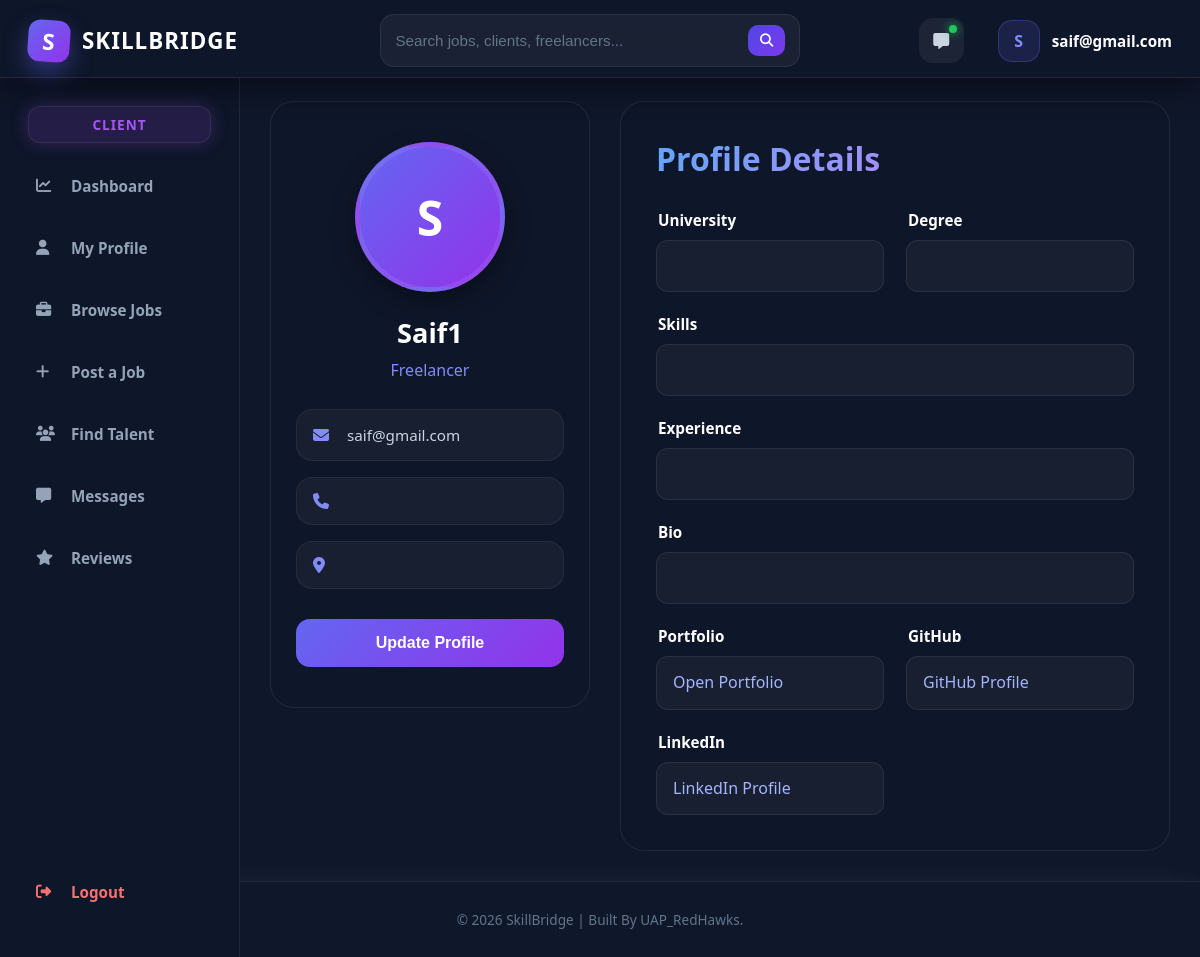
Screenshot of /users/freelancer-profile/ (signed in) with the database file from the repository.
### users/models.py (models this page shows, shortened)
class FreelancerProfile(models.Model):
    user = models.ForeignKey(User, on_delete=models.CASCADE)
    name = models.CharField(max_length=200)
    email = models.EmailField(unique=True)
    phone = models.CharField(max_length=20)
    address = models.TextField()
    universityname = models.CharField(max_length=200, blank=True)
    degree = models.CharField(max_length=200, blank=True)
    skills = models.TextField()
    experience = models.TextField(blank=True)
    bio = models.TextField(blank=True)
    portfolio_link = models.URLField(blank=True)
    githublink = models.URLField(blank=True)
    linkedinlink = models.URLField(blank=True)
    profileimage = models.ImageField(upload_to='profiles/', blank=True, null=True)
    resume = models.FileField(upload_to='resumes/', blank=True, null=True)
    nidnumber = models.CharField(max_length=50)
    createdat = models.DateTimeField(auto_now_add=True)

### users/views.py (the view, shortened to what this page needs)
# urls.py: path('freelancer-profile/',views.freelancer_profile,name='freelancerprofile'),
@login_required
def freelancer_profile(request):
    profile = FreelancerProfile.objects.get(user=request.user)
    return render(request, 'users/freelancerprofile.html', {
        'profile': profile,
        'role': 'freelancer'
    })

### templates/users/freelancerprofile.html (shortened to what this page needs)
{% extends 'core/base.html' %}
{% load static %}
{% block extra_css %}
<link rel="stylesheet" href="{% static 'css/user/freelancerprofile.css' %}">
<link rel="stylesheet" href="https://cdnjs.cloudflare.com/ajax/libs/font-awesome/6.5.1/css/all.min.css">
{% endblock %}
{% block content %}
<div class="profile-page">
    <div class="profile-left">
        <div class="profile-card">
            <div class="profile-image">
                {% if profile.profileimage %}
                    <img src="{{ profile.profileimage.url }}" alt="">
                {% else %}
                    <div class="default-avatar">
                        {{ profile.name|slice:":1" }}
                    </div>
                {% endif %}
            </div>
            <h2>{{ profile.name }}</h2>
            <p class="profile-role">
                Freelancer
            </p>
            <div class="short-info">
                <div class="info-item">
                    <i class="fas fa-envelope"></i>
                    <span>{{ profile.email }}</span>
                </div>
                <div class="info-item">
                    <i class="fas fa-phone"></i>
                </div>
                <div class="info-item">
                    <i class="fas fa-location-dot"></i>
                </div>
            </div>
            <button class="update-btn" onclick="openModal()">
                Update Profile
            </button>
        </div>
    </div>
    <div class="profile-right">
        <div class="details-card">
            <div class="card-title">
                <h3>Profile Details</h3>
            </div>
            <div class="details-grid">
    <div class="detail-box">
        <span class="detail-label">University</span>
        <div class="detail-value">{{ profile.universityname }}</div>
    </div>
    <div class="detail-box">
        <span class="detail-label">Degree</span>
        <div class="detail-value">{{ profile.degree }}</div>
    </div>
    <div class="detail-box full">
        <span class="detail-label">Skills</span>
        <div class="detail-value">{{ profile.skills }}</div>
    </div>
    <div class="detail-box full">
        <span class="detail-label">Experience</span>
        <div class="detail-value">{{ profile.experience }}</div>
    </div>
    <div class="detail-box full">
        <span class="detail-label">Bio</span>
        <div class="detail-value">{{ profile.bio }}</div>
    </div>
    <div class="detail-box">
        <span class="detail-label">Portfolio</span>
        <div class="detail-value">
            <a href="{{ profile.portfolio_link }}" target="_blank">
                Open Portfolio
            </a>
        </div>
    </div>
    <div class="detail-box">
        <span class="detail-label">GitHub</span>
        <div class="detail-value">
            <a href="{{ profile.githublink }}" target="_blank">
                GitHub Profile
            </a>
        </div>
    </div>
    <div class="detail-box">
        <span class="detail-label">LinkedIn</span>
        <div class="detail-value">
            <a href="{{ profile.linkedinlink }}" target="_blank">
                LinkedIn Profile
            </a>
        </div>
    </div>
</div>
        </div>
    </div>
</div>
{% endblock %}

### templates/core/base.html (shortened to what this page needs)
{% load static %}
<!DOCTYPE html>
<html lang="en">
  <head>
    <link rel="stylesheet" href="https://cdnjs.cloudflare.com/ajax/libs/font-awesome/6.0.0/css/all.min.css" />
    <link rel="stylesheet" href="{% static 'css/core/base.css' %}" />
    {% block extra_css %}
    {% endblock %}
  </head>
  <body>
    <nav class="navbar">
      <div class="nav-container">
        <div class="nav-left">
          <a href="/" class="brand-logo"><div class="logo-box">S</div>SKILLBRIDGE</a>
          {% if user.is_authenticated %}
            <div class="nav-search">
              <form method="GET" action="{% url 'search' %}" class="search-form">
                <input type="text" name="q" placeholder="Search jobs, clients, freelancers..." />
                <button type="submit"><i class="fas fa-search"></i></button>
              </form>
            </div>
          {% endif %}
        </div>
        <div class="nav-right">
          {% if user.is_authenticated %}
            <a href="#" class="message-btn"><i class="fas fa-message"></i></a>
            <div class="user-info">
              <div class="user-avatar">{{ user.username.0|upper }}</div>
              <span class="user-name">{{ user.username }}</span>
            </div>
          {% else %}
            <div class="auth-desktop">
              <a href="{% url 'login' %}" class="btn-login">Login</a>
              <a href="{% url 'signup' %}" class="btn-signup">Sign Up</a>
            </div>
          {% endif %}
        </div>
      </div>
    </nav>
    {% if user.is_authenticated %}
      <div class="dashboard-layout">
        {% with current=request.path %}
          <aside class="sidebar">
            {% if request.session.role == 'freelancer' %}
              <div class="role-badge freelancer">Freelancer</div>
              <a href="{% url 'freelencerdashboard' %}" class="sidebar-item {% if request.resolver_match.url_name == 'freelencerdashboard' %}active{% endif %}"><i class="fas fa-chart-line"></i>Dashboard</a>
              <a href="{% url 'freelancerprofile' %}" class="sidebar-item {% if request.resolver_match.url_name == 'freelancerprofile' %}active{% endif %}"><i class="fas fa-user"></i>My Profile</a>
              <a href="{% url 'job_list' %}" class="sidebar-item {% if request.resolver_match.url_name == 'job_list' %}active{% endif %}"><i class="fas fa-briefcase"></i>Browse Jobs</a>
              <a href="{% url 'my_applications' %}" class="sidebar-item {% if request.resolver_match.url_name == 'my_applications' %}active{% endif %}"><i class="fas fa-file"></i>My Applications</a>
              <a href="{% url 'saved_jobs' %}" class="sidebar-item {% if request.resolver_match.url_name == 'saved_jobs' %}active{% endif %}"><i class="fas fa-bookmark"></i>Saved Jobs</a>
              <a href="#" class="sidebar-item"><i class="fas fa-message"></i>Messages</a>
              <a href="{% url 'frereview' %}" class="sidebar-item {% if request.resolver_match.url_name == 'frereview' %}active{% endif %}"><i class="fas fa-star"></i>Reviews</a>
            {% else %}
              <div class="role-badge client">Client</div>
              <a href="{% url 'clientdashboard' %}" class="sidebar-item {% if request.resolver_match.url_name == 'clientdashboard' %}active{% endif %}"><i class="fas fa-chart-line"></i>Dashboard</a>
              <a href="{% url 'clientprofile' %}" class="sidebar-item {% if request.resolver_match.url_name == 'clientprofile' %}active{% endif %}"><i class="fas fa-user"></i>My Profile</a>
              <a href="{% url 'job_list' %}" class="sidebar-item {% if request.resolver_match.url_name == 'job_list' %}active{% endif %}"><i class="fas fa-briefcase"></i>Browse Jobs</a>
              <a href="{% url 'post_job' %}" class="sidebar-item {% if request.resolver_match.url_name == 'post_job' %}active{% endif %}"><i class="fas fa-plus"></i>Post a Job</a>
              <a href="{% url 'findtalents' %}" class="sidebar-item {% if request.resolver_match.url_name == 'findtalents' %}active{% endif %}"><i class="fas fa-users"></i>Find Talent</a>
              <a href="#" class="sidebar-item"><i class="fas fa-message"></i>Messages</a>
              <a href="{% url 'frereview' %}" class="sidebar-item {% if request.resolver_match.url_name == 'frereview' %}active{% endif %}"><i class="fas fa-star"></i> Reviews</a>
            {% endif %}
            <a href="{% url 'logout' %}" class="sidebar-item logout-sidebar"><i class="fas fa-right-from-bracket"></i>Logout</a>
          </aside>
        {% endwith %}
        <main class="dashboard-content">
          {% block content %}
          {% endblock %}
        </main>
      </div>
    {% else %}
      <main class="main-wrapper">
        {% block guest_content %}
        {% endblock %}
      </main>
    {% endif %}
    <footer class="footer">
      <div class="footer-content">&copy; 2026 SkillBridge | Built By UAP_RedHawks.</div>
    </footer>
  </body>
</html>

### static/css/user/freelancerprofile.css (style rules this page uses)
.profile-page { width: 100%; display: grid; grid-template-columns: 320px 1fr; gap: 30px; align-items: start; }
.profile-left { width: 100%; }
.profile-card { background: rgba(15, 23, 42, 0.96); border: 1px solid rgba(255,255,255,0.08); border-radius: 24px; padding: 40px 25px; position: sticky; top: 100px; display: flex; flex-direction: column; align-items: center; text-align: center; }
.profile-image { width: 150px; height: 150px; margin-bottom: 22px; display: flex; align-items: center; justify-content: center; }
.profile-image img, .default-avatar { width: 100%; height: 100%; border-radius: 50%; object-fit: cover; border: 5px solid rgba(255,255,255,0.08); box-shadow: 0 10px 25px rgba(0,0,0,0.35); }
.default-avatar { background: linear-gradient(135deg,#6366f1,#9333ea); display: flex; align-items: center; justify-content: center; font-size: 3rem; font-weight: 700; color: white; }
.profile-card h2 { color: white; margin-bottom: 8px; font-size: 1.7rem; }
.profile-role { color: #818cf8; margin-bottom: 28px; font-size: 1rem; font-weight: 500; }
.short-info { width: 100%; display: flex; flex-direction: column; gap: 16px; margin-bottom: 30px; }
.info-item { width: 100%; display: flex; align-items: center; gap: 14px; background: rgba(255,255,255,0.04); border: 1px solid rgba(255,255,255,0.06); padding: 15px 16px; border-radius: 16px; color: #cbd5e1; text-align: left; }
.info-item i { width: 20px; color: #818cf8; font-size: 1rem; }
.info-item span { flex: 1; word-break: break-word; font-size: 0.95rem; }
.update-btn { width: 100%; border: none; padding: 15px; border-radius: 14px; background: linear-gradient(135deg,#6366f1,#9333ea); color: white; font-weight: 700; font-size: 1rem; cursor: pointer; transition: 0.3s; }
.profile-right { width: 100%; }
.details-card { background: rgba(15, 23, 42, 0.96); border: 1px solid rgba(255,255,255,0.08); border-radius: 24px; padding: 35px; }
.card-title h3 { font-size: 2rem; margin-bottom: 30px; background: linear-gradient(135deg,#60a5fa,#e879f9); -webkit-background-clip: text; -webkit-text-fill-color: transparent; }
.details-grid { display: grid; grid-template-columns: repeat(2,1fr); gap: 22px; }
.detail-box { display: flex; flex-direction: column; gap: 10px; }
.detail-box.full { grid-column: span 2; }
.detail-label { color: white; font-size: 0.95rem; font-weight: 600; margin-left: 2px; }
.detail-value { background: rgba(255,255,255,0.04); border: 1px solid rgba(255,255,255,0.08); border-radius: 12px; padding: 13px 16px; color: #cbd5e1; min-height: 52px; display: flex; align-items: center; line-height: 1.6; word-break: break-word; }
.detail-value a { color: #a5b4fc; text-decoration: none; transition: 0.3s; }

### rows the page displays
FreelancerProfile: name "S", name "Saif1", email "saif@gmail.com"

### other values shown
{{ user.username.0|upper }} "S"
{{ user.username }} "saif@gmail.com"
